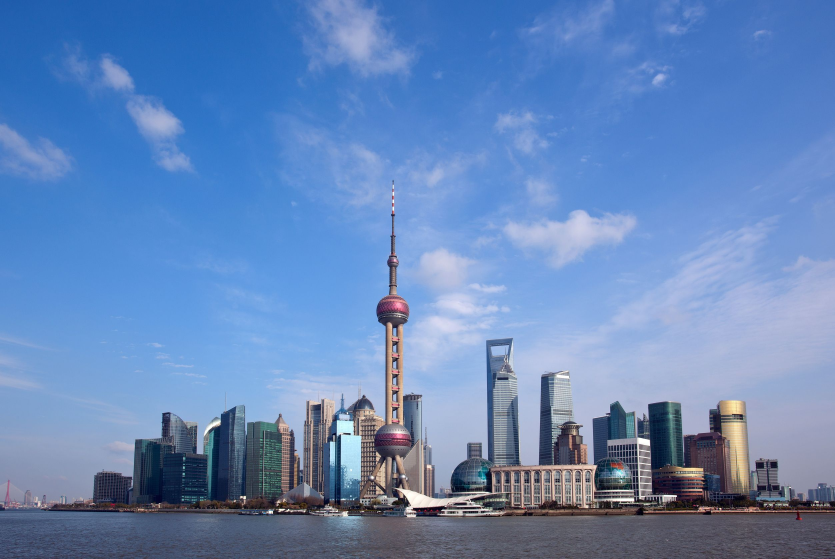
#> input picture assets/shanghai.jpg, 2503 x 1676 px (shown at 1/3 size)
$ python fourier_transform.py
#> lines starting #> are read from the running program, lines starting #| are printed output that depends on the picture
import numpy as np
import numpy.fft as nf
import scipy.io.wavfile as wf
import matplotlib.pyplot as plt
import cv2

# 一维傅里叶变换, 以数字音频处理为例
# [59 lines left out: function audio_fourier, not called in this run]

# 二维傅里叶变换, 以数字图像处理为例
def image_fourier():
    img = cv2.imread('./assets/shanghai.jpg', flags = 0)
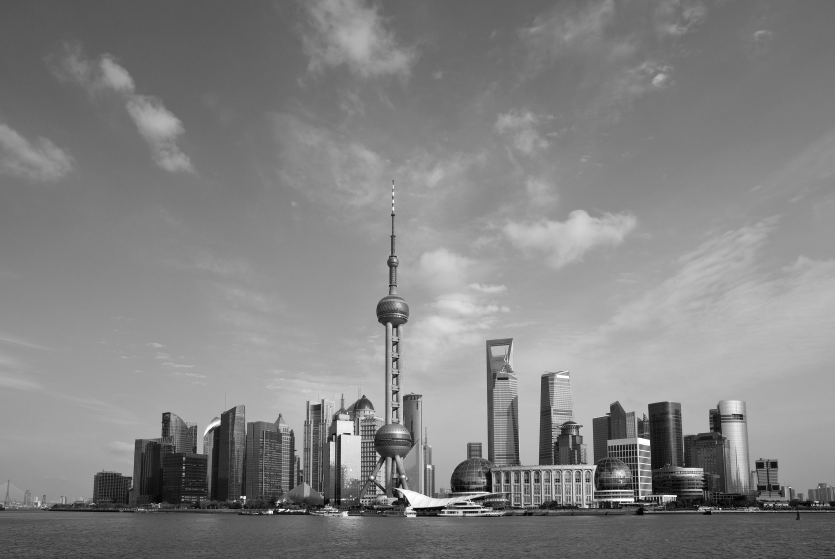
#> img: shape (1676, 2503) (shown at 1/3 size); min 0, max 255, mean 131.1

    f = nf.fft2(img)
    fshift = nf.fftshift(f)

    fimg = np.log(np.abs(fshift))
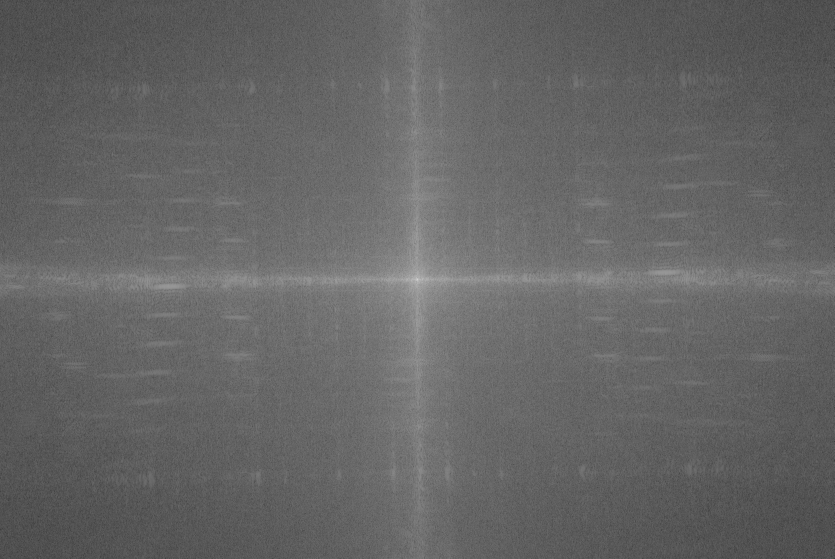
#> fimg: shape (1676, 2503) float64 (shown at 1/3 size); min 1.78, max 20.13, mean 9.1; drawn with min black and max white

    plt.figure()
    plt.subplot(331)
    plt.title('Original Image')
    plt.xticks([])
    plt.yticks([])
    plt.imshow(img, 'gray')

    plt.subplot(332)
    plt.title('Fourier Transform')
    plt.xticks([])
    plt.yticks([])
    plt.imshow(fimg, 'gray')

    ishift = nf.ifftshift(fshift)
    ifimg = nf.ifft2(ishift)


    plt.subplot(333)
    plt.title('Inverted Fourier Transform')
    plt.xticks([])
    plt.yticks([])
    plt.imshow(np.abs(ifimg), 'gray')

    # 低通滤波
    # 原始频域图 低通滤波频域图 低通滤波后的图像
    height, width = img.shape
#> height = 1676; width = 2503
    center = height // 2, width // 2
#> center = (838, 1251)
    mask = np.zeros((height, width))
    mask[center[0] - 50: center[0] + 50, center[1] - 50: center[1] + 50] = 1

    low_filter_img = fshift * mask
    low_filter_img_ishift = nf.ifftshift(low_filter_img)
    low_filter_img_spatial = nf.ifft2(low_filter_img_ishift)

    plt.subplot(334)
    plt.title('Frequency Image')
    plt.xticks([])
    plt.yticks([])
    plt.imshow(fimg, 'gray')

    plt.subplot(335)
    plt.title('Low Pass Filter')
    plt.xticks([])
    plt.yticks([])
    low_filter_img = np.log(np.abs(low_filter_img))
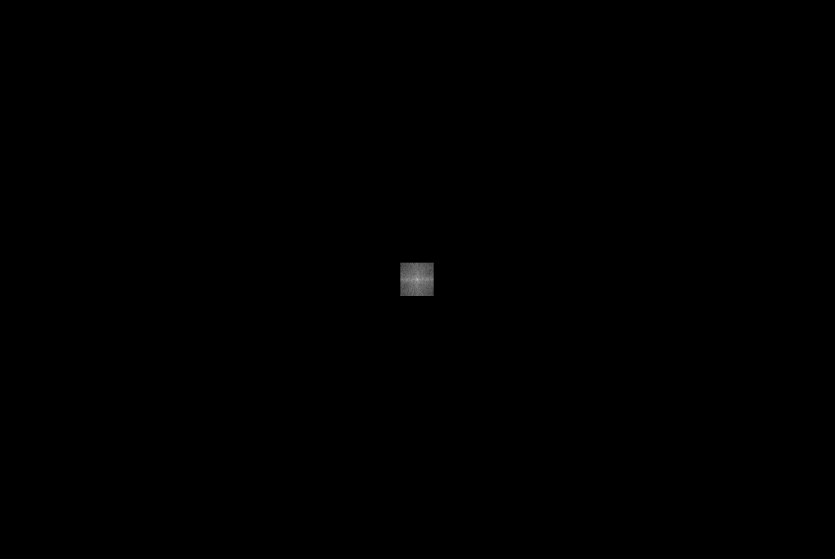
#> low_filter_img: shape (1676, 2503) float64 (shown at 1/3 size); 99.76% of the values are NaN or infinite; the others: min 8, max 20.13, mean 12.75; drawn with min black, max white, NaN and infinite black
    low_filter_img[low_filter_img == -np.inf] = 0
    plt.imshow(low_filter_img , 'gray')

    plt.subplot(336)
    plt.title('Back To Spaital Domain')
    plt.xticks([])
    plt.yticks([])
    plt.imshow(np.abs(low_filter_img_spatial), 'gray')

    # 高通滤波
    # 原始频域图 高通滤波频域图 高通滤波后的图像
    mask = np.ones((height, width))
    mask[center[0] - 50: center[0] + 50, center[1] - 50: center[1] + 50] = 0
    high_filter_img = fshift * mask
    high_filter_img_ishift = nf.ifftshift(high_filter_img)
    high_filter_img_spatial = nf.ifft2(high_filter_img_ishift)

    plt.subplot(337)
    plt.title('Frequency Image')
    plt.xticks([])
    plt.yticks([])
    plt.imshow(fimg, 'gray')

    plt.subplot(338)
    plt.title('High Pass Filter')
    plt.xticks([])
    plt.yticks([])
    plt.imshow(np.log(np.abs(high_filter_img)), 'gray')

    plt.subplot(339)
    plt.title('Back To Spatial Domain')
    plt.xticks([])
    plt.yticks([])
    plt.imshow(np.abs(high_filter_img_spatial), 'gray')


    plt.show()
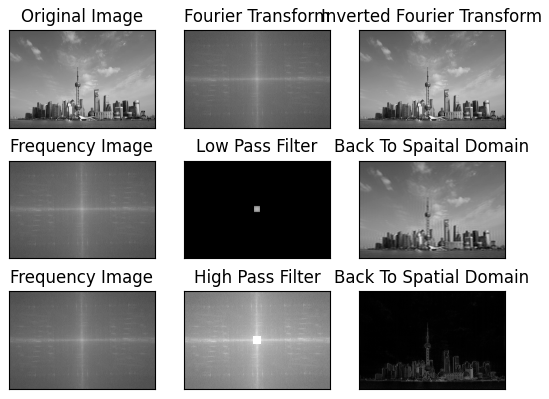
#> figure drawn by matplotlib, 9 panels


def main():
    image_fourier()

if __name__ == '__main__':
    main()
